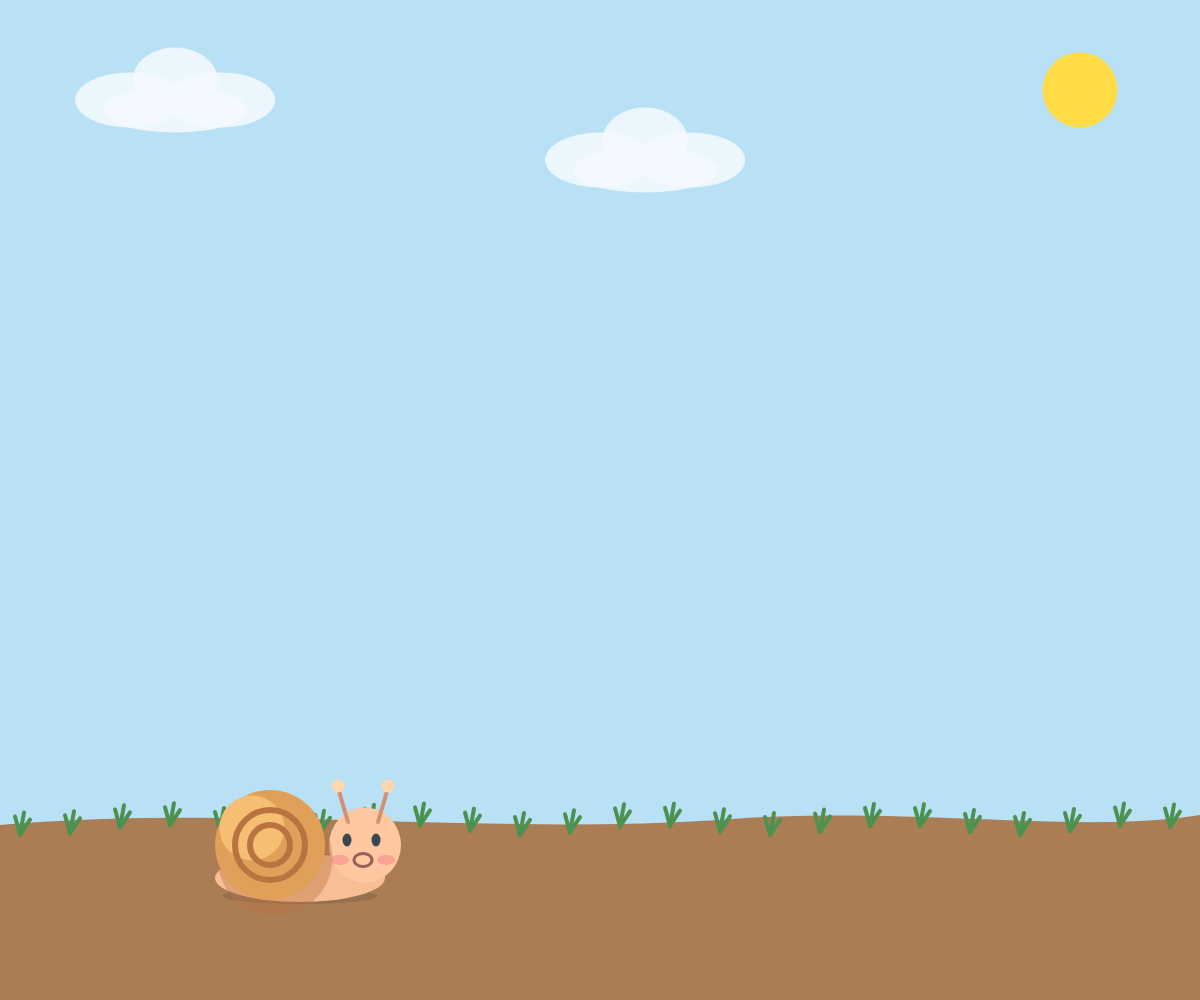
Frame 1 (no input)
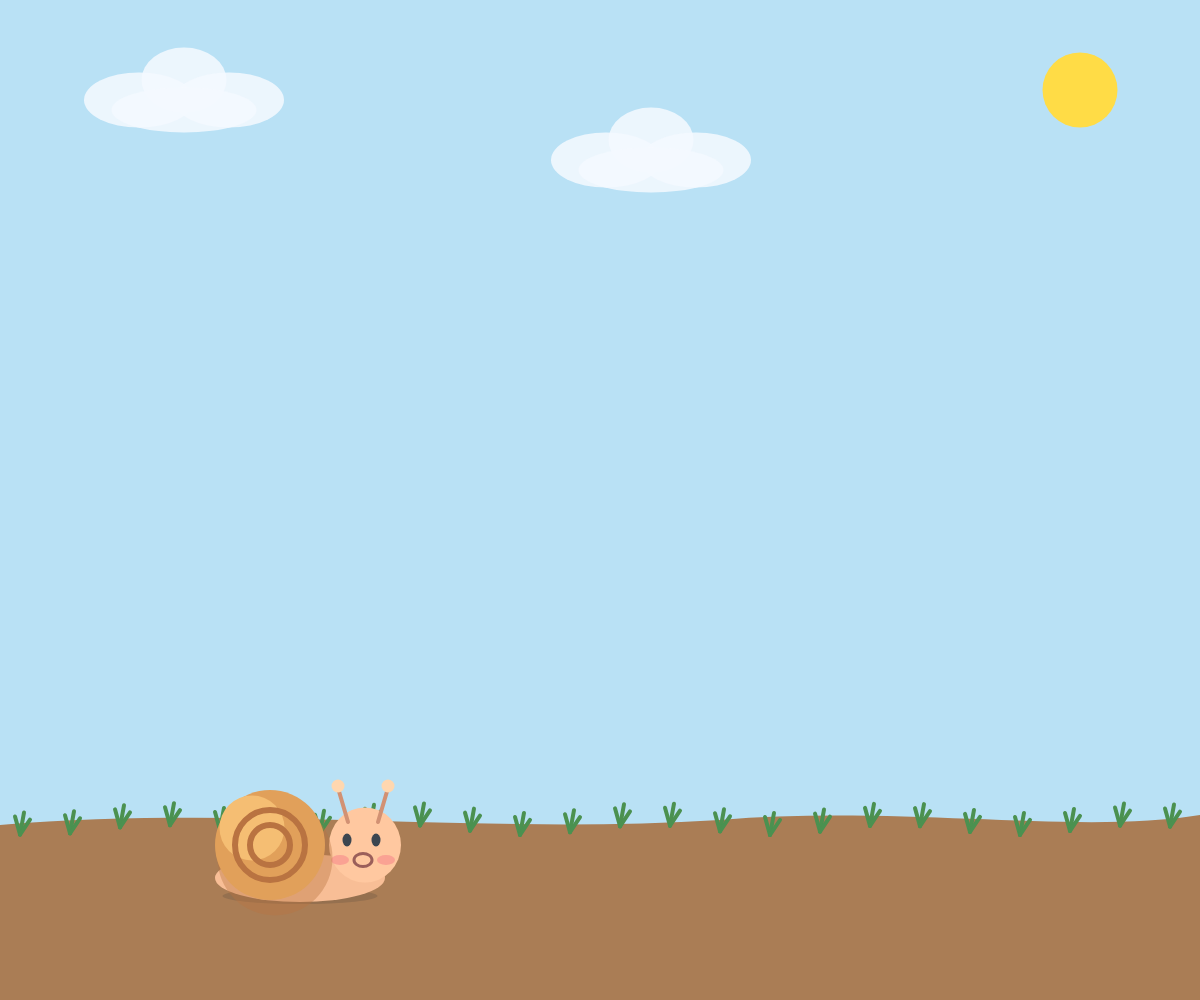
Frame 60 (no input)
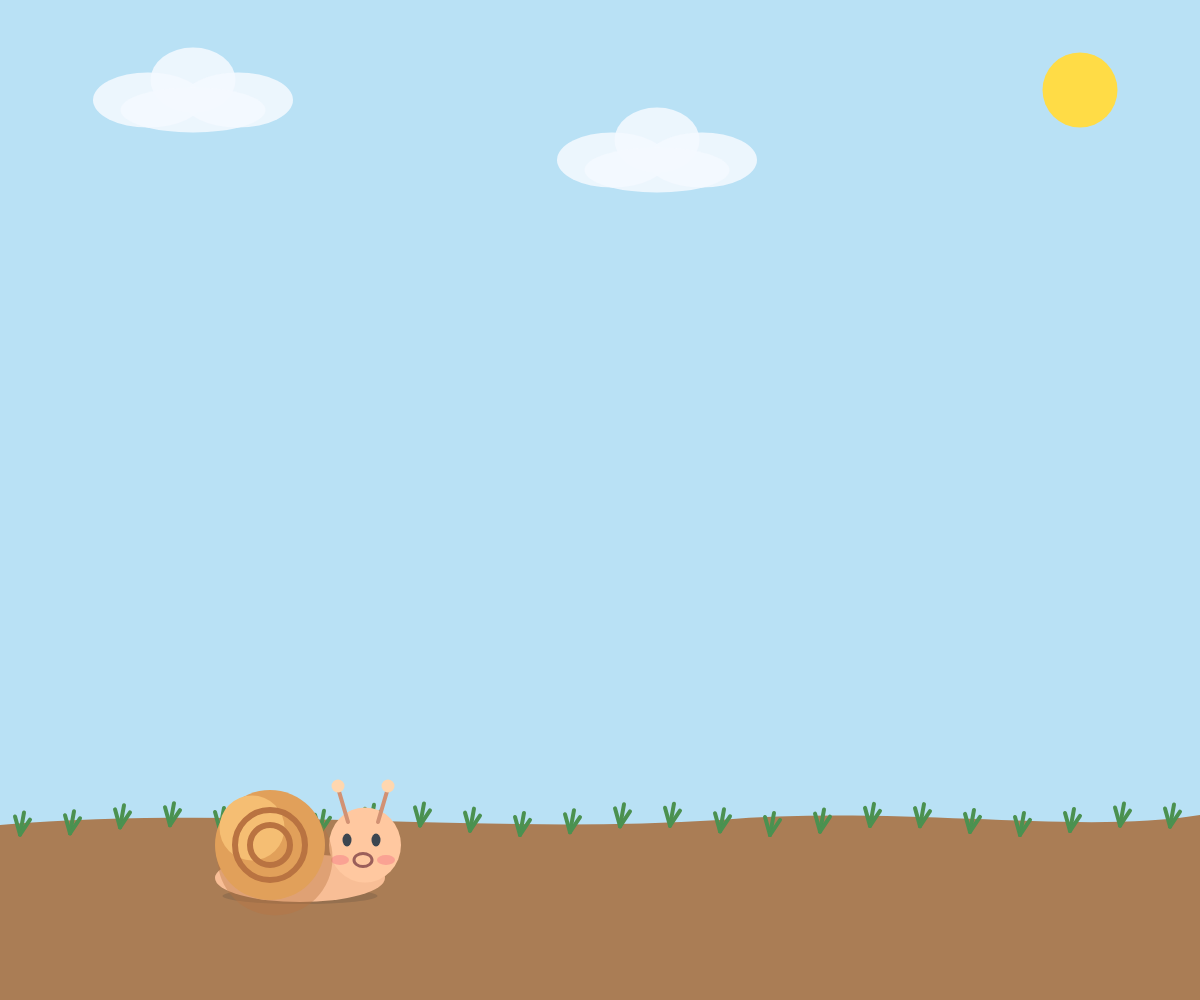
Frame 120 (the mouse pressed at the canvas centre since frame 60)

The p5.js sketch that drew these frames (run headless with seeded random() and noise() and a simulated clock; from frame 60 on, the mouse is pressed at the canvas centre):

// p5.js sketch
// ── sketch.js
let snailX, snailY;
let holding=false,timer=0,colorIndex=0;
let bubbles=[],stars=[];

let clouds=[
  {x:130,y:100,s:.15},
  {x:600,y:160,s:.1}
];

let colors=[
  [255,80,170],[255,110,145],[255,145,70],
  [255,220,50],[255,245,90],[90,230,150],
  [70,210,100],[70,190,255],[50,220,225],
  [145,90,245],[190,140,255],[240,110,220]
];

function setup(){
  createCanvas(windowWidth,windowHeight);
  snailX=width*.25;
  snailY=height-160;
}

function draw(){
  background(185,225,245);
  sky();
  ground();

  if(holding&&++timer>11){
    makeBubble();
    timer=0;
  }

  snail();
  drawBubbles();
  drawStars();
}

function makeBubble(){
  bubbles.push({
    x:snailX+63,y:snailY+20,
    size:random(8,65),
    vx:random(-2.4,2.4),
    vy:random(-1.8,-.8),
    c:colors[colorIndex++%colors.length]
  });
}

function drawBubbles(){
  for(let i=bubbles.length-1;i>=0;i--){
    let b=bubbles[i];
    b.x+=b.vx;
    b.y+=b.vy;
    b.vx*=.995;

    noStroke();
    fill(...b.c,45);
    circle(b.x,b.y,b.size*.9);

    noFill();
    stroke(...b.c);
    strokeWeight(3);
    circle(b.x,b.y,b.size);

    noStroke();
    fill(255,220);
    circle(
      b.x-b.size*.25,
      b.y-b.size*.25,
      max(2,b.size*.2)
    );

    if(b.y<-60)bubbles.splice(i,1);
  }
}

function popBubbles(){
  for(let b of bubbles){
    for(let i=0;i<6;i++){
      let a=random(TWO_PI);
      let v=random(1.5,4);

      stars.push({
        x:b.x,y:b.y,
        vx:cos(a)*v,
        vy:sin(a)*v,
        size:random(5,18),
        life:random(70,115),
        c:b.c,
        r:random(TWO_PI),
        rs:random(-.04,.04)
      });
    }
  }
  bubbles=[];
}

function drawStars(){
  for(let i=stars.length-1;i>=0;i--){
    let s=stars[i];

    s.x+=s.vx;
    s.y+=s.vy;
    s.vx*=.97;
    s.vy=s.vy*.97+.01;
    s.r+=s.rs;
    s.life--;

    push();
    translate(s.x,s.y);
    rotate(s.r);
    fill(...s.c,min(255,s.life*4));
    noStroke();
    star(0,0,s.size,s.size*.45);
    pop();

    if(s.life<=0)stars.splice(i,1);
  }
}

function star(x,y,o,n){
  beginShape();
  for(let i=0;i<10;i++){
    let a=-PI/2+i*PI/5;
    let r=i%2?n:o;
    vertex(x+cos(a)*r,y+sin(a)*r);
  }
  endShape(CLOSE);
}

function snail(){
  noStroke();
  fill(80,70,60,60);
  ellipse(snailX,snailY+56,155,16);

  push();
  translate(snailX,snailY);

  if(holding)
    rotate(sin(frameCount*.12)*.025);

  noStroke();
  fill(248,190,150);
  ellipse(0,38,170,48);

  fill(255,200,160);
  ellipse(65,5,72,75);

  stroke(210,145,115);
  strokeWeight(4);
  line(48,-18,38,-52);
  line(78,-18,88,-52);

  noStroke();
  fill(255,215,175);
  circle(38,-54,13);
  circle(88,-54,13);

  fill(60,70,80);
  ellipse(47,0,9,13);
  ellipse(76,0,9,13);

  fill(245,125,135,130);
  ellipse(40,20,18,10);
  ellipse(86,20,18,10);

  noFill();
  stroke(155,95,90);
  strokeWeight(3);
  ellipse(63,20,18,13);

  shell();
  pop();
}

function shell(){
  noStroke();
  fill(185,115,65,100);
  circle(-25,18,115);

  fill(225,160,90);
  circle(-30,5,110);

  fill(245,190,115);
  circle(-48,-12,65);

  noFill();
  stroke(185,115,65);
  strokeWeight(6);
  arc(-30,5,70,70,.2,TWO_PI+.2);
  arc(-30,5,40,40,.4,TWO_PI+.4);
}

function sky(){
  noStroke();
  fill(255,220,70);
  circle(width-120,90,75);

  for(let c of clouds){
    c.x+=c.s;
    if(c.x>width+150)c.x=-150;
    cloud(c.x,c.y);
  }
}

function cloud(x,y){
  noStroke();
  fill(245,250,255,220);
  ellipse(x,y,110,55);
  ellipse(x+45,y-20,85,65);
  ellipse(x+90,y,110,55);
  ellipse(x+45,y+10,145,45);
}

function ground(){
  noStroke();
  fill(170,125,85);

  beginShape();
  vertex(0,height-175);
  bezierVertex(
    width*.2,height-195,
    width*.4,height-165,
    width*.6,height-180
  );
  bezierVertex(
    width*.75,height-195,
    width*.9,height-165,
    width,height-185
  );
  vertex(width,height);
  vertex(0,height);
  endShape(CLOSE);

  grass();
}

function grass(){
  stroke(75,145,80);
  strokeWeight(4);

  for(let x=20;x<width;x+=50){
    let y=height-170+sin(x*.1)*5;

    line(x,y,x-5,y-18);
    line(x,y,x+4,y-22);
    line(x,y,x+10,y-15);
  }
}

function start(x,y){
  if(dist(x,y,snailX,snailY)<130){
    holding=true;
    timer=0;
  }
  return false;
}

function end(){
  if(holding){
    holding=false;
    popBubbles();
  }
  return false;
}

function mousePressed(){
  return start(mouseX,mouseY);
}

function mouseReleased(){
  return end();
}

function touchStarted(){
  if(touches.length)
    return start(touches[0].x,touches[0].y);
  return false;
}

function touchEnded(){
  return end();
}

function windowResized(){
  resizeCanvas(windowWidth,windowHeight);
  snailX=width*.25;
  snailY=height-160;
}
